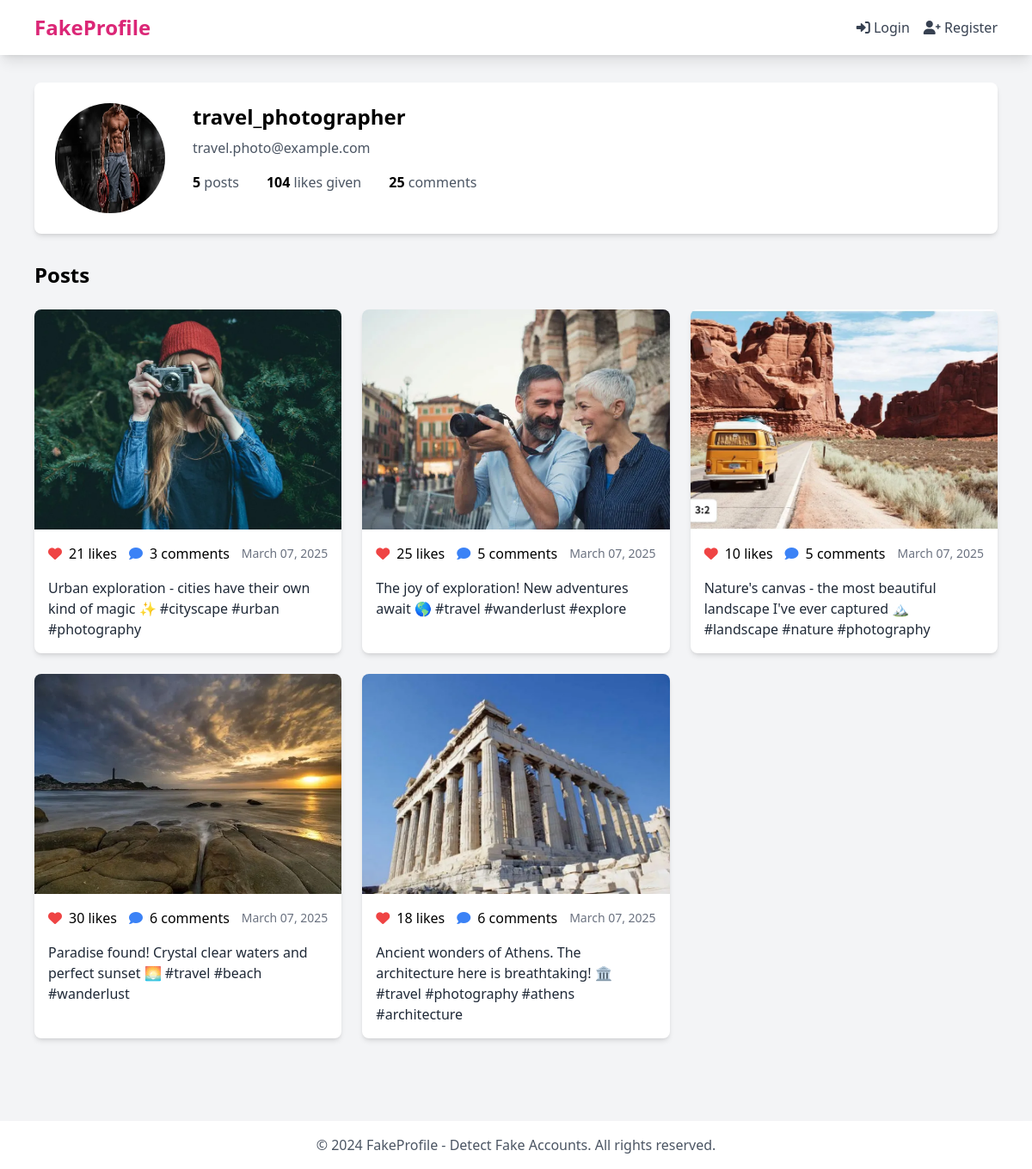
The page /profile/travel_photographer on the database its author committed.
### app.py (models this page shows, shortened)
class User(UserMixin, db.Model):
    id = db.Column(db.Integer, primary_key=True)
    username = db.Column(db.String(80), unique=True, nullable=False)
    email = db.Column(db.String(120), unique=True, nullable=False)
    password_hash = db.Column(db.String(128))
    profile_pic = db.Column(db.String(120), default='default.jpg')
    is_admin = db.Column(db.Boolean, default=False)
    is_fake = db.Column(db.Boolean, default=False)  # Field for fake account detection
    risk_score = db.Column(db.Float, default=0.0)   # Risk score from 0 to 1
    warning_count = db.Column(db.Integer, default=0)  # Number of warnings received
    last_warning_date = db.Column(db.DateTime)  # Date of last warning
    created_at = db.Column(db.DateTime, default=datetime.utcnow)
    last_active = db.Column(db.DateTime, default=datetime.utcnow)
    posts = db.relationship('Post', backref='author', lazy=True)
    likes = db.relationship('Like', backref='user', lazy=True)
    comments = db.relationship('Comment', backref='user', lazy=True)

class Post(db.Model):
    id = db.Column(db.Integer, primary_key=True)
    image_path = db.Column(db.String(120), nullable=False)
    caption = db.Column(db.String(500))
    created_at = db.Column(db.DateTime, default=datetime.utcnow)
    is_ai_generated = db.Column(db.Boolean, default=False)  # New field for AI detection
    user_id = db.Column(db.Integer, db.ForeignKey('user.id'), nullable=False)
    likes = db.relationship('Like', backref='post', lazy=True)
    comments = db.relationship('Comment', backref='post', lazy=True)

### app.py (the view)
@app.route('/profile/<username>')
def user_profile(username):
    user = User.query.filter_by(username=username).first_or_404()
    return render_template('profile.html', user=user)

### templates/profile.html (shortened to what this page needs)
{% extends "base.html" %}
{% block content %}
<div class="max-w-6xl mx-auto">
    <div class="bg-white rounded-lg shadow-md p-6 mb-8">
        <div class="flex flex-col md:flex-row items-center md:items-start">
            <div class="relative">
                <img src="{{ url_for('static', filename='uploads/' + user.profile_pic) }}"
                     alt="{{ user.username }}"
                     class="w-32 h-32 rounded-full mb-4 md:mb-0 md:mr-8">
            </div>
            <div class="text-center md:text-left">
                <h1 class="text-2xl font-bold mb-2">{{ user.username }}</h1>
                <div class="text-gray-600 mb-4">{{ user.email }}</div>
                <div class="flex justify-center md:justify-start space-x-8">
                    <div>
                        <span class="font-bold">{{ user.posts|length }}</span>
                        <span class="text-gray-600">posts</span>
                    </div>
                    <div>
                        <span class="font-bold">{{ user.likes|length }}</span>
                        <span class="text-gray-600">likes given</span>
                    </div>
                    <div>
                        <span class="font-bold">{{ user.comments|length }}</span>
                        <span class="text-gray-600">comments</span>
                    </div>
                </div>
            </div>
        </div>
    </div>
    <div class="mb-8">
        <h2 class="text-2xl font-bold mb-6">Posts</h2>
        {% if user.posts %}
        <div class="grid grid-cols-1 md:grid-cols-2 lg:grid-cols-3 gap-6">
            {% for post in user.posts|sort(attribute='created_at', reverse=true) %}
            <div class="bg-white rounded-lg shadow-md overflow-hidden">
                <img src="{{ url_for('static', filename='uploads/' + post.image_path) }}"
                     alt="Post image"
                     class="w-full h-64 object-cover">
                <div class="p-4">
                    <div class="flex items-center justify-between mb-4">
                        <div class="flex items-center space-x-2">
                            <i class="fas fa-heart text-red-500"></i>
                            <span>{{ post.likes|length }} likes</span>
                        </div>
                        <div class="flex items-center space-x-2">
                            <i class="fas fa-comment text-blue-500"></i>
                            <span>{{ post.comments|length }} comments</span>
                        </div>
                        <span class="text-gray-500 text-sm">{{ post.created_at.strftime('%B %d, %Y') }}</span>
                    </div>
                    <p class="text-gray-800">{{ post.caption }}</p>
                </div>
            </div>
            {% endfor %}
        </div>
        {% else %}
        <div class="text-center py-12 bg-white rounded-lg shadow-md">
            <div class="text-6xl mb-4"><i class="fas fa-camera text-gray-300"></i></div>
            <p class="text-gray-500">No posts yet</p>
        </div>
        {% endif %}
    </div>
</div>
{% endblock %}

### templates/base.html (shortened to what this page needs)
<!DOCTYPE html>
<html lang="en">
<head>
    <script src="https://cdn.tailwindcss.com"></script>
    <link rel="stylesheet" href="https://cdnjs.cloudflare.com/ajax/libs/font-awesome/6.0.0/css/all.min.css">
</head>
<body class="bg-gray-100">
    <nav class="bg-white shadow-lg">
        <div class="max-w-6xl mx-auto px-4">
            <div class="flex justify-between items-center h-16">
                <div class="flex items-center">
                    <a href="{{ url_for('index') }}" class="text-2xl font-bold text-pink-600">FakeProfile</a>
                </div>
                <div class="flex items-center space-x-4">
                    {% if current_user.is_authenticated %}
                        {% if current_user.is_admin %}
                        <a href="{{ url_for('admin_dashboard') }}" class="text-gray-700 hover:text-pink-600">
                            <i class="fas fa-user-shield"></i> Admin Dashboard
                        </a>
                        {% endif %}
                        <a href="{{ url_for('create_post') }}" class="text-gray-700 hover:text-pink-600">
                            <i class="fas fa-plus-square"></i> New Post
                        </a>
                        <a href="{{ url_for('user_profile', username=current_user.username) }}" class="text-gray-700 hover:text-pink-600">
                            <i class="fas fa-user"></i> Profile
                        </a>
                        <a href="{{ url_for('logout') }}" class="text-gray-700 hover:text-pink-600">
                            <i class="fas fa-sign-out-alt"></i> Logout
                        </a>
                    {% else %}
                        <a href="{{ url_for('login') }}" class="text-gray-700 hover:text-pink-600">
                            <i class="fas fa-sign-in-alt"></i> Login
                        </a>
                        <a href="{{ url_for('register') }}" class="text-gray-700 hover:text-pink-600">
                            <i class="fas fa-user-plus"></i> Register
                        </a>
                    {% endif %}
                </div>
            </div>
        </div>
    </nav>
    <div class="max-w-6xl mx-auto px-4 py-8">
        {% block content %}{% endblock %}
    </div>
    <footer class="bg-white shadow-lg mt-8">
        <div class="max-w-6xl mx-auto px-4 py-4 text-center text-gray-600">
            <p>&copy; 2024 FakeProfile - Detect Fake Accounts. All rights reserved.</p>
        </div>
    </footer>
</body>
</html>

### rows shown on the page
User: profile_pic (picture), username "travel_photographer", email "travel.photo@example.com"
Post: image_path (picture), likes|length "21", comments|length "3", created_at "March 07, 2025", caption "Urban exploration - cities have their own kind of magic ✨ #cityscape #urban #photography"
Post: image_path (picture), likes|length "25", comments|length "5", created_at "March 07, 2025", caption "The joy of exploration! New adventures await 🌎 #travel #wanderlust #explore"
Post: image_path (picture), likes|length "10", comments|length "5", created_at "March 07, 2025", caption "Nature's canvas - the most beautiful landscape I've ever captured 🏔️ #landscape #nature #photography"
Post: image_path (picture), likes|length "30", comments|length "6", created_at "March 07, 2025", caption "Paradise found! Crystal clear waters and perfect sunset 🌅 #travel #beach #wanderlust"
Post: image_path (picture), likes|length "18", comments|length "6", created_at "March 07, 2025", caption "Ancient wonders of Athens. The architecture here is breathtaking! 🏛️ #travel #photography #athens #architecture"

### other values the page prints
{{ user.posts|length }} "5"
{{ user.likes|length }} "104"
{{ user.comments|length }} "25"
